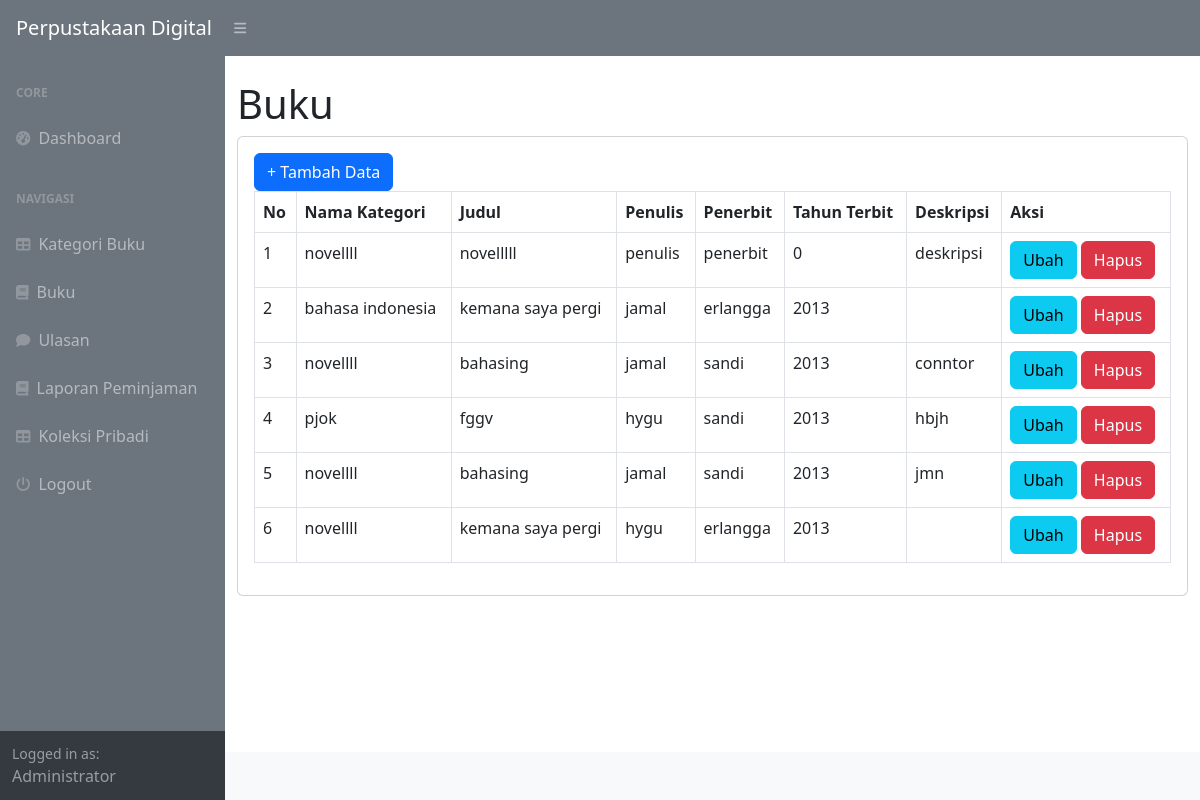
/index.php?page=buku (signed in), run on the app's committed database.
### tables this page shows
CREATE TABLE `buku` (
  `id_buku` int(11) NOT NULL,
  `id_kategori` int(11) DEFAULT NULL,
  `judul` varchar(225) DEFAULT NULL,
  `penulis` varchar(255) DEFAULT NULL,
  `penerbit` varchar(225) DEFAULT NULL,
  `tahun_terbit` int(11) DEFAULT NULL,
  `deskripsi` text DEFAULT NULL
);

CREATE TABLE `kategori` (
  `id_kategori` int(11) NOT NULL,
  `kategori` varchar(225) DEFAULT NULL
);

### buku.php (the view)
<h1 class="mt-4">Buku</h1>
<div class="card">
  <div class="card-body">
  <div class="row">
    <div class="col-md-12">
        <a href="?page=buku_tambah" class="btn btn-primary">+ Tambah Data</a>
        <table class="table table-bordered" id="dataTable" width="100%" cellspacing="0">
            <tr>
                <th>No</th>
                <th>Nama Kategori</th>
                <th>Judul</th>
                <th>Penulis</th>
                <th>Penerbit</th>
                <th>Tahun Terbit</th>
                <th>Deskripsi</th>
                <th>Aksi</th>
            </tr>
            <?php
            $i = 1;
                $query = mysqli_query($koneksi, "SELECT*FROM buku LEFT JOIN kategori on buku.id_kategori = kategori.id_kategori");
                while($data = mysqli_fetch_array($query)){
                    ?>
                    <tr>
                        <td><?php echo $i++; ?></td>
                        <td><?php echo $data['kategori']; ?></td>
                        <td><?php echo $data['judul']; ?></td>
                        <td><?php echo $data['penulis']; ?></td>
                        <td><?php echo $data['penerbit']; ?></td>
                        <td><?php echo $data['tahun_terbit']; ?></td>
                        <td><?php echo $data['deskripsi']; ?></td>
                        <td>
                            <a href="?page=buku_ubah&&id=<?php echo $data['id_buku']; ?>" class="btn btn-info">Ubah</a>
                            <a onclick="return confirm('Apakah anda yakin menghapus data ini?');" href="?page=buku_hapus&&id=<?php echo $data['id_buku']; ?>" class="btn btn-danger">Hapus</a>
                        </td>
                    </tr>
                    <?php
                }
            ?>
        </table>
    </div>
  </div>
    </div>
</div>

### data on the page
buku: id_kategori.kategori "novellll", judul "novelllll", penulis "penulis", penerbit "penerbit", tahun_terbit "0", deskripsi "deskripsi"
buku: id_kategori.kategori "bahasa indonesia", judul "kemana saya pergi", penulis "jamal", penerbit "erlangga", tahun_terbit "2013"
buku: id_kategori.kategori "novellll", judul "bahasing", penulis "jamal", penerbit "sandi", tahun_terbit "2013", deskripsi "conntor"
buku: id_kategori.kategori "pjok", judul "fggv", penulis "hygu", penerbit "sandi", tahun_terbit "2013", deskripsi "hbjh"
buku: id_kategori.kategori "novellll", judul "bahasing", penulis "jamal", penerbit "sandi", tahun_terbit "2013", deskripsi "jmn"
buku: id_kategori.kategori "novellll", judul "kemana saya pergi", penulis "hygu", penerbit "erlangga", tahun_terbit "2013"

### other printed values
$_SESSION['user']['nama_lengkap'] "Administrator"
